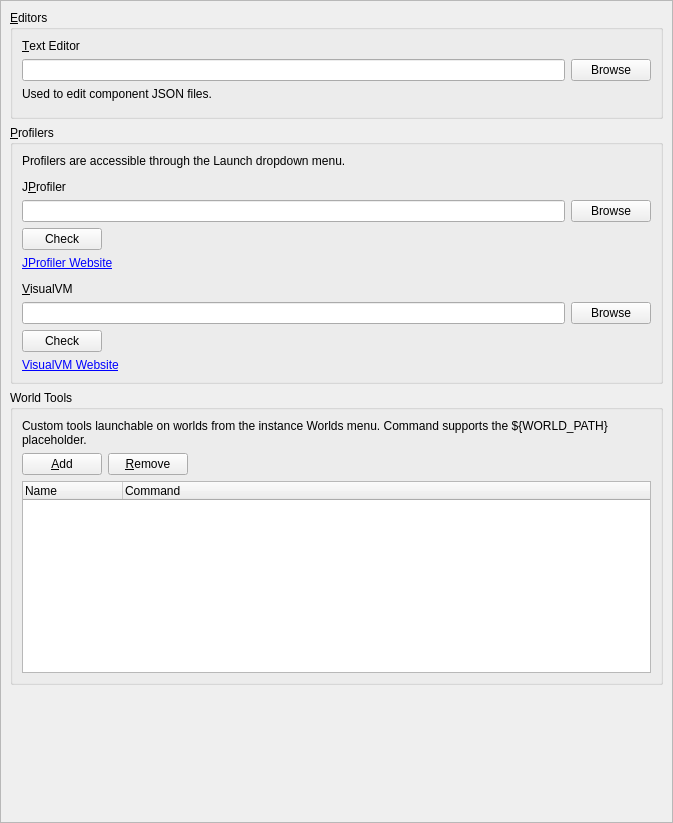
<?xml version="1.0" encoding="UTF-8"?>
<ui version="4.0">
 <class>ExternalToolsPage</class>
 <widget class="QWidget" name="ExternalToolsPage">
  <property name="geometry">
   <rect>
    <x>0</x>
    <y>0</y>
    <width>673</width>
    <height>823</height>
   </rect>
  </property>
  <layout class="QVBoxLayout" name="verticalLayout">
   <property name="leftMargin">
    <number>0</number>
   </property>
   <property name="topMargin">
    <number>0</number>
   </property>
   <property name="rightMargin">
    <number>0</number>
   </property>
   <property name="bottomMargin">
    <number>0</number>
   </property>
   <item>
    <widget class="QScrollArea" name="scrollArea">
     <property name="widgetResizable">
      <bool>true</bool>
     </property>
     <widget class="QWidget" name="scrollAreaWidgetContents_2">
      <property name="geometry">
       <rect>
        <x>0</x>
        <y>0</y>
        <width>657</width>
        <height>867</height>
       </rect>
      </property>
      <layout class="QVBoxLayout" name="verticalLayout_3">
       <item>
        <widget class="QGroupBox" name="editorsBox">
         <property name="title">
          <string>&amp;Editors</string>
         </property>
         <layout class="QVBoxLayout" name="verticalLayout_2">
          <item>
           <widget class="QLabel" name="label_3">
            <property name="text">
             <string>&amp;Text Editor</string>
            </property>
            <property name="buddy">
             <cstring>jsonEditorTextBox</cstring>
            </property>
           </widget>
          </item>
          <item>
           <layout class="QHBoxLayout" name="horizontalLayout">
            <item>
             <widget class="QLineEdit" name="jsonEditorTextBox"/>
            </item>
            <item>
             <widget class="QPushButton" name="jsonEditorBrowseBtn">
              <property name="text">
               <string>Browse</string>
              </property>
             </widget>
            </item>
           </layout>
          </item>
          <item>
           <widget class="QLabel" name="label_4">
            <property name="text">
             <string>Used to edit component JSON files.</string>
            </property>
           </widget>
          </item>
          <item>
           <spacer name="verticalSpacer_7">
            <property name="orientation">
             <enum>Qt::Vertical</enum>
            </property>
            <property name="sizeType">
             <enum>QSizePolicy::Fixed</enum>
            </property>
            <property name="sizeHint" stdset="0">
             <size>
              <width>0</width>
              <height>6</height>
             </size>
            </property>
           </spacer>
          </item>
         </layout>
        </widget>
       </item>
       <item>
        <widget class="QGroupBox" name="profilersBox">
         <property name="title">
          <string>&amp;Profilers</string>
         </property>
         <layout class="QVBoxLayout" name="verticalLayout_4">
          <item>
           <widget class="QLabel" name="labelJsonEditor">
            <property name="text">
             <string>Profilers are accessible through the Launch dropdown menu.</string>
            </property>
            <property name="buddy">
             <cstring>jsonEditorTextBox</cstring>
            </property>
           </widget>
          </item>
          <item>
           <spacer name="verticalSpacer_9">
            <property name="orientation">
             <enum>Qt::Vertical</enum>
            </property>
            <property name="sizeType">
             <enum>QSizePolicy::Fixed</enum>
            </property>
            <property name="sizeHint" stdset="0">
             <size>
              <width>0</width>
              <height>6</height>
             </size>
            </property>
           </spacer>
          </item>
          <item>
           <widget class="QLabel" name="label">
            <property name="text">
             <string>J&amp;Profiler</string>
            </property>
            <property name="buddy">
             <cstring>jprofilerPathEdit</cstring>
            </property>
           </widget>
          </item>
          <item>
           <layout class="QHBoxLayout" name="horizontalLayout_4">
            <item>
             <widget class="QLineEdit" name="jprofilerPathEdit"/>
            </item>
            <item>
             <widget class="QPushButton" name="jprofilerPathBtn">
              <property name="text">
               <string>Browse</string>
              </property>
             </widget>
            </item>
           </layout>
          </item>
          <item>
           <widget class="QPushButton" name="jprofilerCheckBtn">
            <property name="sizePolicy">
             <sizepolicy hsizetype="Maximum" vsizetype="Fixed">
              <horstretch>0</horstretch>
              <verstretch>0</verstretch>
             </sizepolicy>
            </property>
            <property name="text">
             <string>Check</string>
            </property>
           </widget>
          </item>
          <item>
           <widget class="QLabel" name="jprofilerLink">
            <property name="text">
             <string notr="true">&lt;html&gt;&lt;head/&gt;&lt;body&gt;&lt;p&gt;&lt;a href=&quot;https://www.ej-technologies.com/products/jprofiler/overview.html&quot;&gt;JProfiler Website&lt;/a&gt;&lt;/p&gt;&lt;/body&gt;&lt;/html&gt;</string>
            </property>
           </widget>
          </item>
          <item>
           <spacer name="verticalSpacer_8">
            <property name="orientation">
             <enum>Qt::Vertical</enum>
            </property>
            <property name="sizeType">
             <enum>QSizePolicy::Fixed</enum>
            </property>
            <property name="sizeHint" stdset="0">
             <size>
              <width>0</width>
              <height>6</height>
             </size>
            </property>
           </spacer>
          </item>
          <item>
           <widget class="QLabel" name="label_2">
            <property name="text">
             <string>&amp;VisualVM</string>
            </property>
            <property name="buddy">
             <cstring>jvisualvmPathEdit</cstring>
            </property>
           </widget>
          </item>
          <item>
           <layout class="QHBoxLayout" name="horizontalLayout_5">
            <item>
             <widget class="QLineEdit" name="jvisualvmPathEdit"/>
            </item>
            <item>
             <widget class="QPushButton" name="jvisualvmPathBtn">
              <property name="text">
               <string>Browse</string>
              </property>
             </widget>
            </item>
           </layout>
          </item>
          <item>
           <widget class="QPushButton" name="jvisualvmCheckBtn">
            <property name="sizePolicy">
             <sizepolicy hsizetype="Maximum" vsizetype="Fixed">
              <horstretch>0</horstretch>
              <verstretch>0</verstretch>
             </sizepolicy>
            </property>
            <property name="text">
             <string>Check</string>
            </property>
           </widget>
          </item>
          <item>
           <widget class="QLabel" name="jvisualvmLink">
            <property name="text">
             <string notr="true">&lt;html&gt;&lt;head/&gt;&lt;body&gt;&lt;p&gt;&lt;a href=&quot;https://visualvm.github.io/&quot;&gt;VisualVM Website&lt;/a&gt;&lt;/p&gt;&lt;/body&gt;&lt;/html&gt;</string>
            </property>
           </widget>
          </item>
         </layout>
        </widget>
       </item>
       <item>
        <widget class="QGroupBox" name="worldToolsBox">
         <property name="title">
          <string>World Tools</string>
         </property>
         <layout class="QVBoxLayout" name="verticalLayout_5">
          <item>
           <widget class="QLabel" name="worldToolsHint">
            <property name="text">
             <string>Custom tools launchable on worlds from the instance Worlds menu. Command supports the ${WORLD_PATH} placeholder.</string>
            </property>
            <property name="wordWrap">
             <bool>true</bool>
            </property>
           </widget>
          </item>
          <item>
           <layout class="QHBoxLayout" name="horizontalLayout_7">
            <item>
             <widget class="QPushButton" name="worldToolAddBtn">
              <property name="text">
               <string>&amp;Add</string>
              </property>
             </widget>
            </item>
            <item>
             <widget class="QPushButton" name="worldToolRemoveBtn">
              <property name="text">
               <string>&amp;Remove</string>
              </property>
             </widget>
            </item>
            <item>
             <spacer name="horizontalSpacer">
              <property name="orientation">
               <enum>Qt::Horizontal</enum>
              </property>
              <property name="sizeHint" stdset="0">
               <size>
                <width>40</width>
                <height>20</height>
               </size>
              </property>
             </spacer>
            </item>
           </layout>
          </item>
          <item>
           <widget class="QTreeWidget" name="worldToolTree">
            <property name="minimumSize">
             <size>
              <width>0</width>
              <height>120</height>
             </size>
            </property>
            <property name="alternatingRowColors">
             <bool>true</bool>
            </property>
            <property name="selectionMode">
             <enum>QAbstractItemView::ExtendedSelection</enum>
            </property>
            <property name="rootIsDecorated">
             <bool>false</bool>
            </property>
            <property name="itemsExpandable">
             <bool>false</bool>
            </property>
            <property name="animated">
             <bool>true</bool>
            </property>
            <property name="expandsOnDoubleClick">
             <bool>false</bool>
            </property>
            <column>
             <property name="text">
              <string>Name</string>
             </property>
            </column>
            <column>
             <property name="text">
              <string>Command</string>
             </property>
            </column>
            <column>
             <property name="text">
              <string notr="true"/>
             </property>
            </column>
           </widget>
          </item>
         </layout>
        </widget>
       </item>
       <item>
        <spacer name="verticalSpacer">
         <property name="orientation">
          <enum>Qt::Vertical</enum>
         </property>
         <property name="sizeHint" stdset="0">
          <size>
           <width>0</width>
           <height>0</height>
          </size>
         </property>
        </spacer>
       </item>
      </layout>
     </widget>
    </widget>
   </item>
  </layout>
 </widget>
 <resources/>
 <connections/>
</ui>
